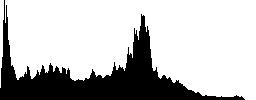
#> input picture image_histogram.jpg, 256 x 100 px, given in place of xiangrikui.jpg, which was not available
$ python '图像滤波.py'
#> lines starting #> are read from the running program, lines starting #| are printed output that depends on the picture; pictures that were not available may be replaced by others from this repository, and a replacement may not be noted
import numpy as np
from PIL import Image,ImageDraw
import matplotlib
matplotlib.use('TkAgg')
import matplotlib.pyplot as plt
# 加载图像并转换为灰度NumPy数组
def load_image(path):
#> called with path = 'xiangrikui.jpg'
    return np.array(Image.open(path).convert('L'))
def convolve(image, kernel):
    kernel_height = len(kernel)
    kernel_width = len(kernel[0])
    pad_height = kernel_height // 2
    pad_width = kernel_width // 2
    image_height = len(image)
    image_width = len(image[0])
    # 创建一个填充后的图像
    padded_image = [[0 for _ in range(image_width + 2 * pad_width)] for _ in range(image_height + 2 * pad_height)]
    for i in range(image_height):
        for j in range(image_width):
            padded_image[i + pad_height][j + pad_width] = image[i][j]
    # 初始化输出图像
    output = [[0 for _ in range(image_width)] for _ in range(image_height)]
    # 应用卷积核
    for i in range(pad_height, image_height + pad_height):
        for j in range(pad_width, image_width + pad_width):
            sum = 0
            for k in range(kernel_height):
                for l in range(kernel_width):
                    sum += kernel[k][l] * padded_image[i - pad_height + k][j - pad_width + l]
            output[i - pad_height][j - pad_width] = sum
    return output
# Sobel算子
def sobel_filter(image):
    Kx = [[-1, 0, 1], [-2, 0, 2], [-1, 0, 1]]
    Ky = [[1, 2, 1], [0, 0, 0], [-1, -2, -1]]
    Gx = convolve(image, Kx)
#> in convolve, `image_height = len(image)`: image_height = 100
#> in convolve, `image_width = len(image[0])`: image_width = 256
#> after the loop in convolve, `for i in range(image_height):`: padded_image = 102 items
#> after the loop in convolve, `for i in range(pad_height, image_height + pad_height):`: output = 100 items
#> Gx = 100 items
    Gy = convolve(image, Ky)
#> Gy = 100 items
    # 计算梯度幅值
    G = [[0 for _ in range(len(image[0]))] for _ in range(len(image))]
#> G = 100 items
    for i in range(len(image)):
        for j in range(len(image[0])):
            G[i][j] = min(int((Gx[i][j]**2 + Gy[i][j]**2) ** 0.5), 255)
#> this loop made 100 passes
    return G
# 自定义卷积核
def custom_filter(image):
    kernel = [[1, 0, -1], [2, 0, -2], [1, 0, -1]]
    return convolve(image, kernel)
# 颜色直方图
def plot_histogram(image, histogram_path):
    histogram = [0] * 256
    for row in image:
        for pixel in row:
            histogram[pixel] += 1
    # 创建一个新的白色图像来绘制直方图
    histogram_image = Image.new('RGB', (256, 100), (255, 255, 255))
    draw = ImageDraw.Draw(histogram_image)
    # 计算直方图的最大频次用于标准化
    max_freq = max(histogram)
    for i in range(256):
        # 标准化频次
        freq = int((histogram[i] / max_freq) * 100)
        # 绘制直方图的条形（竖线）
        draw.line((i, 100, i, 100 - freq), fill='black')
    # 保存直方图图像到相对路径
    histogram_image.save(histogram_path)
# 纹理特征提取
def extract_texture_features(image):
    total = 0
    for row in image:
        for pixel in row:
            total += pixel
    mean = total / (len(image) * len(image[0]))
    variance_sum = 0
    for row in image:
        for pixel in row:
            variance_sum += (pixel - mean) ** 2
    variance = variance_sum / (len(image) * len(image[0]))
    std_dev = variance ** 0.5
    return std_dev
# 加载图像
image_path = 'xiangrikui.jpg'
image = load_image(image_path)
# 应用Sobel滤波器
sobel_image = sobel_filter(image)
#> sobel_image = 100 items
# 应用自定义卷积核
custom_filtered_image = custom_filter(image)
#> custom_filtered_image = 100 items
plot_histogram(image, 'image_histogram.jpg')
#> the loop in plot_histogram, `for row in image:` made 100 passes
#> after the loop in plot_histogram, `for row in image:`: histogram = 256 values, max 18045 at index 255, min 0 at index 30, mean 100
#> in plot_histogram, `histogram_image = Image.new('RGB', (256, 100), (255, 255, 255))`: histogram_image: PIL image 256x100 RGB; every value is 255
#> in plot_histogram, `max_freq = max(histogram)`: max_freq = 18045
#> the loop in plot_histogram, `for i in range(256):` made 256 passes
#> freq on passes 1 to 3: 29, 0, 0
#> in plot_histogram, `histogram_image.save(histogram_path)`:
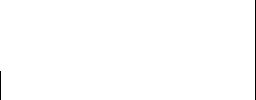
#> saved as image_histogram.jpg: PIL image 256x100 RGB; 99.5% white; black in thin lines or dots
# 提取纹理特征
texture_features = extract_texture_features(image)
#> the loop in extract_texture_features, `for row in image:` made 100 passes
#> after the loop in extract_texture_features, `for row in image:`: total = 4888861
#> in extract_texture_features, `mean = total / (len(image) * len(image[0]))`: mean = 191
#> after the loop in extract_texture_features, `for row in image:`: variance_sum = 309341879.7
#> in extract_texture_features, `variance = variance_sum / (len(image) * len(image[0]))`: variance = 12083.7
#> in extract_texture_features, `std_dev = variance ** 0.5`: std_dev = 109.9
#> texture_features = 109.9
# 保存纹理特征
np.save('texture_features.npy', texture_features)
# 转换处理后的图像为 NumPy 数组
sobel_image_array = np.array(sobel_image, dtype=np.uint8)
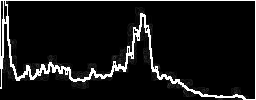
#> sobel_image_array: shape (100, 256); min 0, max 255, mean 22.2
custom_filtered_image_array = np.array(custom_filtered_image, dtype=np.uint8)
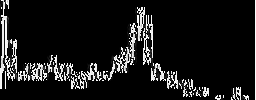
#> custom_filtered_image_array: shape (100, 256); min 0, max 255, mean 24.9
# 保存处理后的图像的相对路径
output_sobel_path = 'sobel_filtered_image.jpg'
output_custom_path = 'custom_filtered_image.jpg'
# 保存处理后的图像
Image.fromarray(sobel_image_array).save(output_sobel_path)
Image.fromarray(custom_filtered_image_array).save(output_custom_path)
# 显示处理后的图像
plt.imshow(sobel_image_array, cmap='gray')
plt.title('Sobel Filtered Image')
plt.show()
plt.imshow(custom_filtered_image_array, cmap='gray')
plt.title('Custom Filtered Image')
plt.show()
